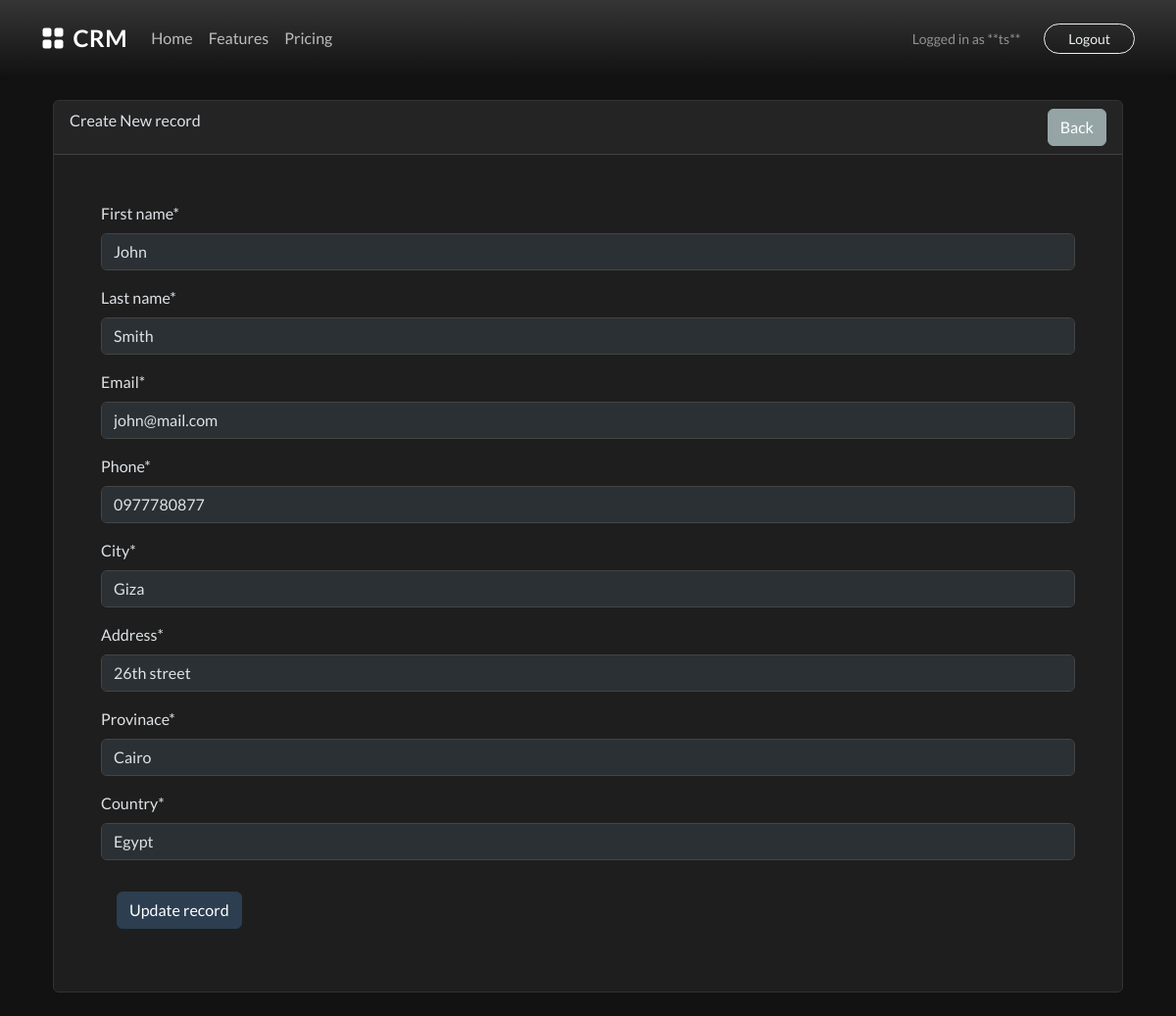
The page /update_record/1 (signed in) on the database its author committed.
### webapp/models.py (models this page shows, shortened)
class Record(models.Model):
    first_name = models.CharField(max_length = 100)
    last_name = models.CharField(max_length = 100)
    email = models.CharField(max_length = 255)
    phone = models.CharField(max_length = 20)
    address = models.CharField(max_length = 100)
    city = models.CharField(max_length = 100)
    provinace = models.CharField(max_length = 100)
    country = models.CharField(max_length = 100)
    created_at = models.DateTimeField(auto_now_add=True)

### webapp/views.py (the view)
# urls.py: path('update_record/<int:pk>',views.update_record,name='update_record'),
@login_required(login_url='login')
def update_record(request,pk):
    record = Record.objects.get(id=pk)
    form = UpdateRecordForm(instance=record)
    if request.method == 'POST':
        form = UpdateRecordForm(request.POST,instance=record)
        if form.is_valid():
            form.save()
            messages.success(request,"record Updated Successfully")
            return redirect('/dashboard')
    context = {'form':form}
    return render(request,'webapp/update-record.html',context)

### webapp/forms.py
class UpdateRecordForm(forms.ModelForm):
    class Meta:
        model = Record
        fields = ['first_name','last_name','email','phone','city','address','provinace','country']

### webapp/templates/webapp/update-record.html (shortened to what this page needs)
{% extends "webapp/base.html" %}
{% load crispy_forms_tags %}
{% block content %}
<div class="container p-4">
   <div class="card">
    <div class="card-header">
        <div class="d-flex justify-content-between">
            <div class="">
                Create New record
            </div>
             <div class="">
                <a href="{% url 'dashboard' %}" class="btn btn-secondary">Back</a>
            </div>
            </div>
    </div>
    <div class="card-body">
            <form  method="POST" enctype="multipart/form-data" class="p-3 m-3">
                {{ form|crispy }}
                <button type="submit" class="btn btn-primary btn-block m-3">
                    Update record
                </button>
            </form>
    </div>
   </div>
</div>
{% endblock %}

### webapp/templates/webapp/navbar.html (shortened to what this page needs)
<nav class="navbar navbar-expand-lg navbar-dark bg-gradient shadow-sm">
  <div class="container">
    <a class="navbar-brand fw-bold text-white" href="{% url 'home' %}">
      <i class="bi bi-grid-fill me-2"></i>CRM
    </a>
    <div class="collapse navbar-collapse" id="navbarText">
      <ul class="navbar-nav me-auto mb-2 mb-lg-0">
        <li class="nav-item">
          <a class="nav-link {% if request.path == '/' %}active{% endif %} text-white-50 hover-white" aria-current="page" href="/">Home</a>
        </li>
        <li class="nav-item">
          <a class="nav-link text-white-50 hover-white" href="#">Features</a>
        </li>
        <li class="nav-item">
          <a class="nav-link text-white-50 hover-white" href="#">Pricing</a>
        </li>
      </ul>
      <div class="d-flex align-items-center gap-3">
        {% if user.is_authenticated %}
          <span class="text-white-50 me-2 small">Logged in as **{{ user.username }}**</span>
          <form alt="Logout Form" action="{% url 'logout' %}" method="post" class="m-0">
            <button type="submit" class="btn btn-outline-light btn-sm rounded-pill px-4">Logout</button>
          </form>
        {% else %}
          <a href="{% url 'login' %}" class="text-white text-decoration-none {% if request.path == '/login/' %}active{% endif %}">Login</a>
          <a href="{% url 'register' %}" class="btn btn-light btn-sm rounded-pill px-4 {% if request.path == '/register/' %}active{% endif %}">Sign Up</a>
        {% endif %}
      </div>
    </div>
  </div>
</nav>

### webapp/templates/webapp/base.html (style rules this page uses)
[data-bs-theme="dark"] body { background-color: #121212; color: #e0e0e0; }
[data-bs-theme="dark"] .card { background-color: #1e1e1e; border-color: #333; }
[data-bs-theme="dark"] .input-group-text, [data-bs-theme="dark"] .form-control { background-color: #2b3035; border-color: #444; color: #dee2e6; }

### webapp/templates/webapp/navbar.html (style rules this page uses)
.bg-gradient { background: linear-gradient(135deg, #667eea 0%, #764ba2 100%); }
.nav-link.text-white-50 { color: rgba(255, 255, 255, 0.7) !important; transition: color 0.3s ease; }
.navbar-brand { font-size: 1.5rem; letter-spacing: 0.5px; }

### rows shown on the page
Record: first_name "John", last_name "Smith", email "john@mail.com", phone "0977780877", city "Giza", address "26th street", provinace "Cairo", country "Egypt"

### other values the page prints
{{ user.username }} "ts"
